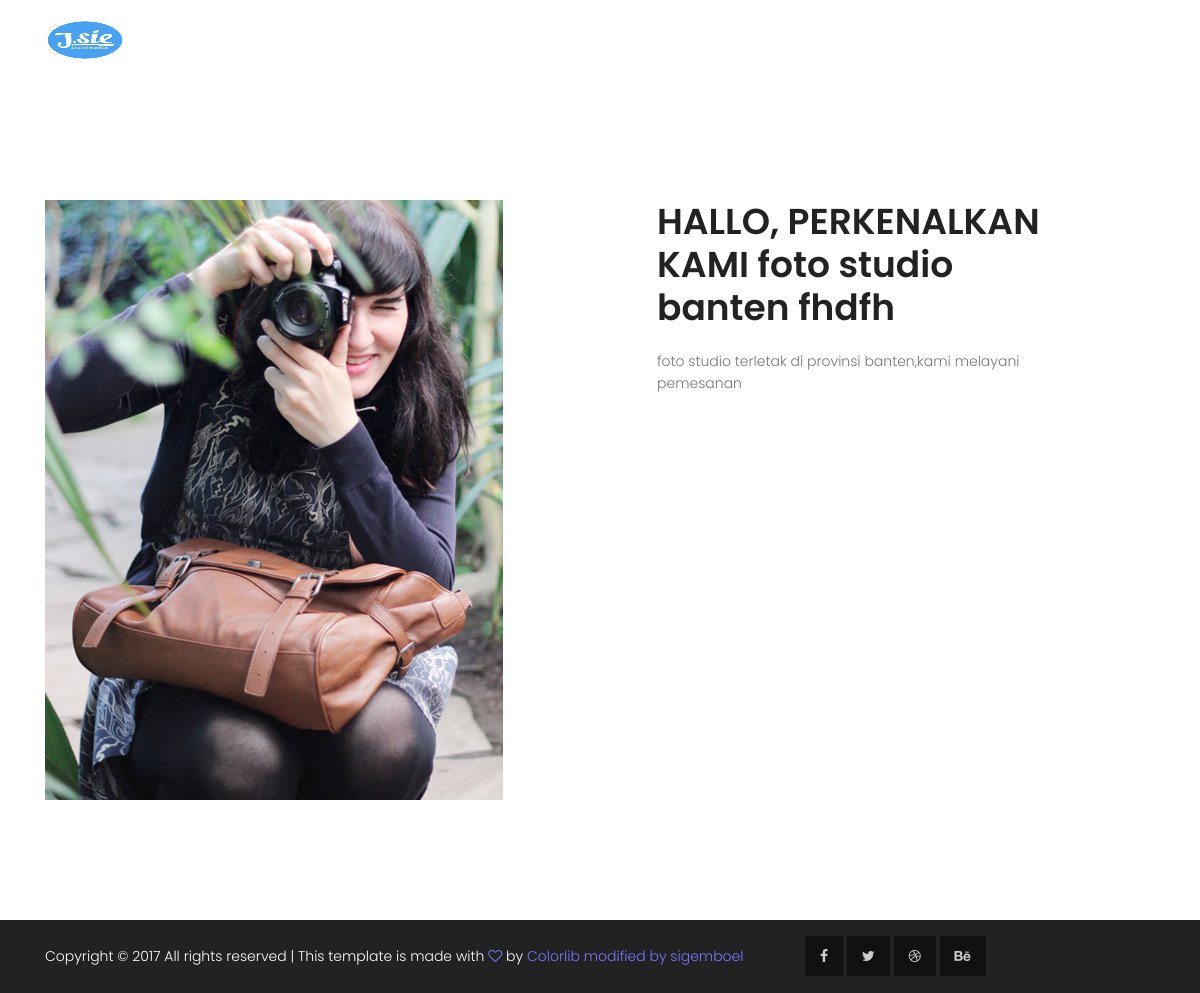
Page /?page=module/profile on the committed database.
### tables this page shows
CREATE TABLE `tb_profil` (
  `id_profil` int(10) NOT NULL,
  `nama_brand` varchar(300) NOT NULL,
  `photo` varchar(300) NOT NULL,
  `keterangan` text NOT NULL
);

### module/profile.php (the view, shortened to what this page needs)
<?php
 $query = mysqli_query($koneksi, "select * from tb_profil");
 $data = mysqli_fetch_array($query);
 ?>
 <section class="About-area section-gap" >
		<div class="container">
			<div class="row">
						<div class="col-lg-6 about-left">
							<img class="img-fluid" src="./admin/image/<?php echo $data['photo']; ?>" alt="">
						</div>
						<div class="col-lg-6 about-right">
							<h1>
								HALLO, PERKENALKAN KAMI <?php echo $data['nama_brand']; ?>
							</h1>
							<p><?php echo $data['keterangan']; ?></p>
						</div>
					</div>
							</div>
</section>

### css/main.css (style rules this page uses)
body { color: #777777; font-family: "Poppins", sans-serif; font-size: 14px; font-weight: 300; line-height: 1.625em; position: relative; }
h1, h2, h3, h4, h5, h6 { font-family: "Poppins", sans-serif; color: #222222; line-height: 1.2em !important; margin-bottom: 0; margin-top: 0; font-weight: 600; }
h1, .h1 { font-size: 36px; }
h1 { font-size: 36px; }
h1, h2, h3, h4, h5, h6 { line-height: 1.5em; }
body { position: relative; }
.section-gap { padding: 120px 0; }
.about-right { padding-right: 8%; padding-left: 5%; }
.about-right h1 { margin-bottom: 20px; }

### rows in the picture
tb_profil: photo (picture), nama_brand "foto studio banten fhdfh", keterangan "foto studio terletak di provinsi banten,kami melayani pemesanan"
